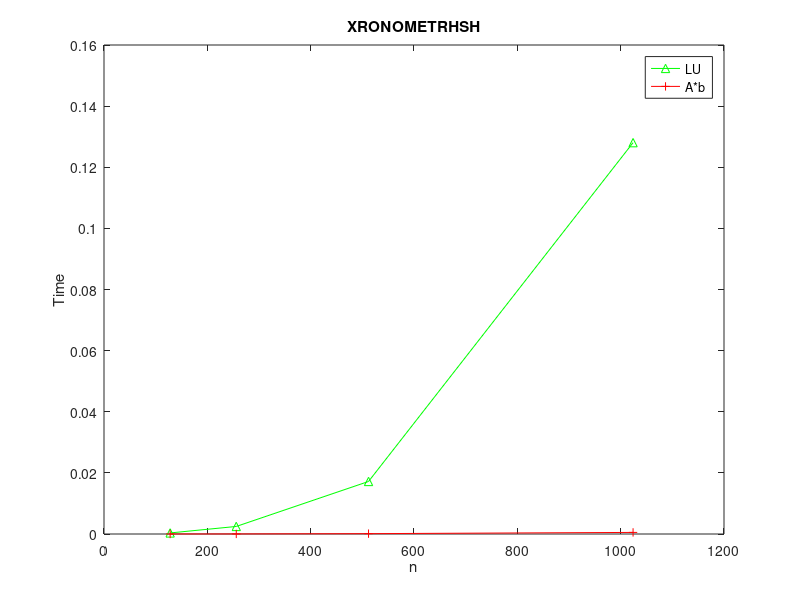

Here is the MATLAB script that generated this plot:
function [ time_lu, time_Ab] = ask22b( )
                                    
time_lu = zeros(4,1);		        % xronos gia tin lu
time_Ab = zeros(4,1);
k=1;
for i = 7:10                                    
	
    
    
    
    lu_mo = 0;
    Ab_mo = 0;
                                
    n = 2.^i;                                
                                    
    A = randn(n);                   % arxikopoiisi mitrwou me tuxaies times, diastasewn nxn
    b = randn(n,1);                 % arxikopoiisidianusmatos me tuxaies times, diastasewn nx1

                                    %Ektelesh praxewn mia fora gia na metaferthoun ta dedomena
    lu(A);
     A*b;
    
                                    
	for j = 1:1:10                  %epanalhpsh 10 fores ts xronometrhsh
	tic;                            %gia pio akrivh dedomena
	lu(A);                          
    lu_mo = lu_mo + toc;
    end


    for j = 1:1:10                  %epanalhpsh 10 fores ts xronometrhsh
	tic;                            %gia pio akrivh dedomena
	 A*b;	
    Ab_mo = Ab_mo + toc;           
    end 
    
    time_lu(k,1) = lu_mo /10;           %mesos oros xronwn
    time_Ab(k,1) = Ab_mo / 10;          %mesos oros xronwn

    k=k+1;


   
   
end
                                    %Grafikh parastash
figure
plot(2.^(7:10), time_lu(1:4), '-^g',2.^(7:10), time_Ab(1:4), '-+r')
legend('LU' , 'A*b')
title('XRONOMETRHSH')
xlabel('n')
ylabel('Time')
end



